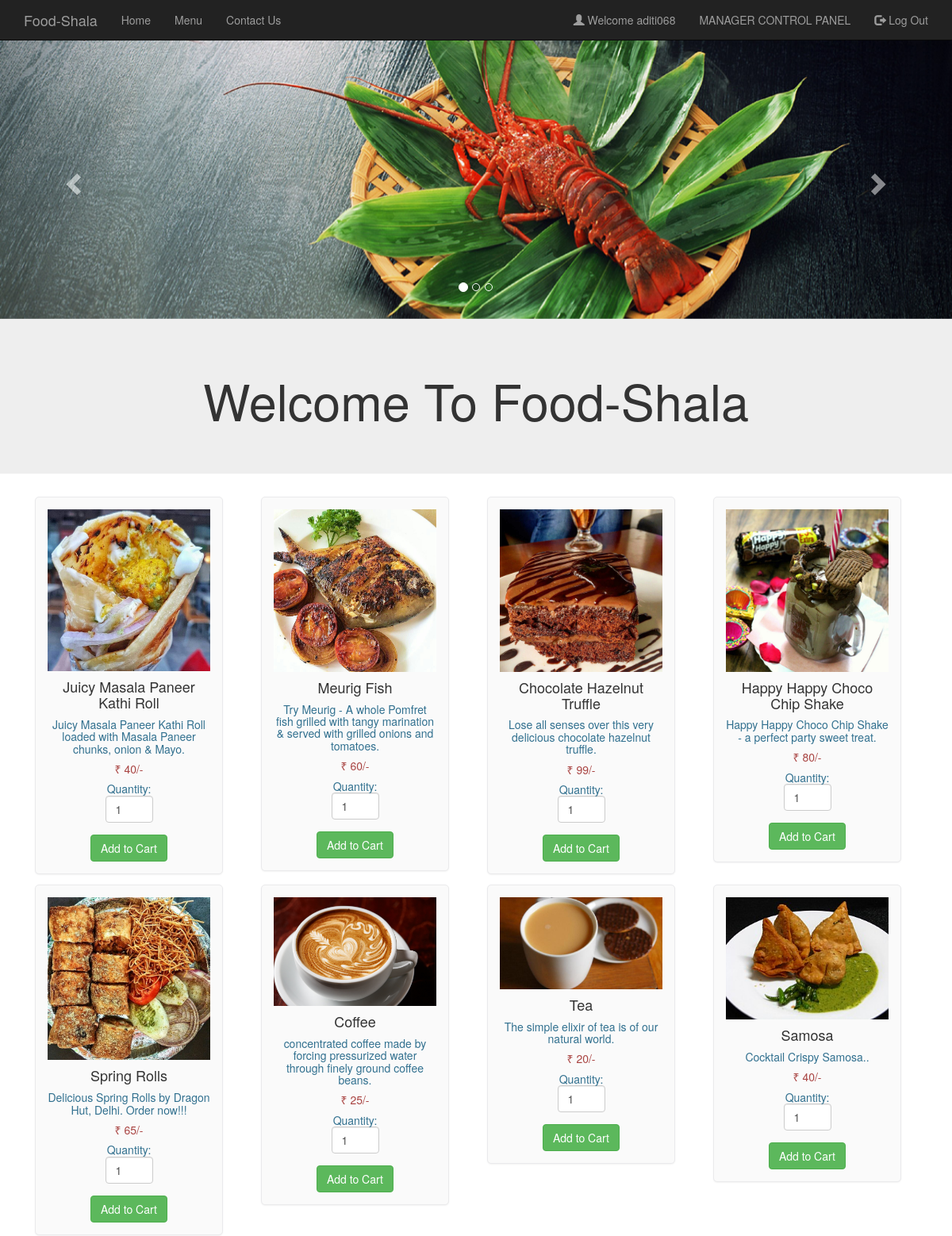
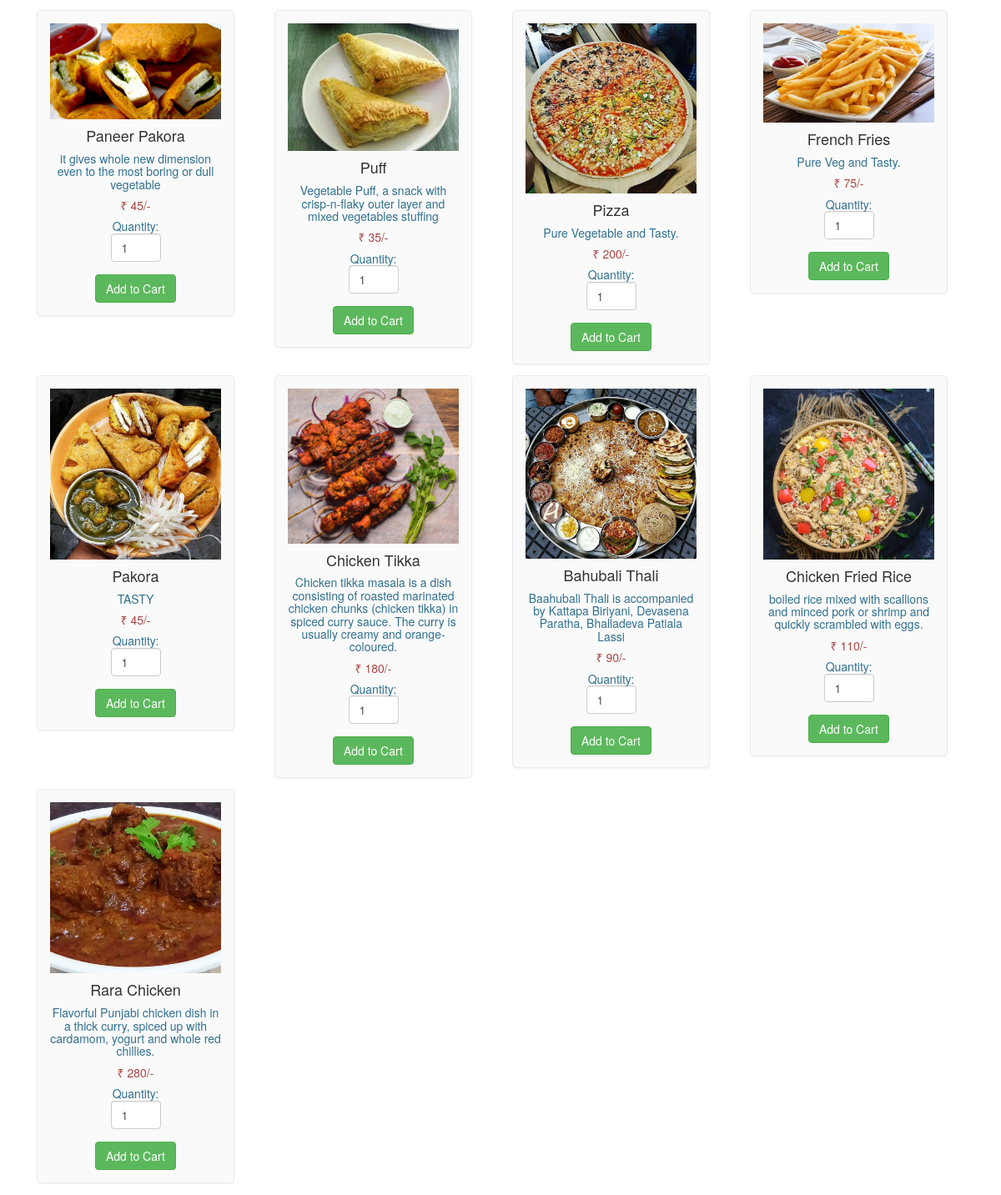
The app's page /foodlist.php (signed in) with its own data (2 pictures, top to bottom).
### tables this page shows
CREATE TABLE `food` (
  `F_ID` int(30) NOT NULL,
  `name` varchar(30) NOT NULL,
  `category` varchar(40) NOT NULL,
  `price` int(30) NOT NULL,
  `description` varchar(200) NOT NULL,
  `R_ID` int(30) NOT NULL,
  `images_path` varchar(200) NOT NULL,
  `options` varchar(10) NOT NULL DEFAULT 'ENABLE'
);

### foodlist.php (the view, shortened to what this page needs)
<html>
  <head>
  </head>
  <link rel="stylesheet" type = "text/css" href ="css/foodlist.css">
  <link rel="stylesheet" href="https://cdn.jsdelivr.net/npm/@fortawesome/fontawesome-free@5.15.3/css/fontawesome.min.css">
  <link rel="stylesheet" href="https://maxcdn.bootstrapcdn.com/bootstrap/3.4.0/css/bootstrap.min.css">
  <body>
    <nav class="navbar navbar-inverse navbar-fixed-top navigation-clean-search" role="navigation">
      <div class="container">
        <div class="navbar-header">
          <a class="navbar-brand" href="index.php">Food-Shala</a>
        </div>
        <div class="collapse navbar-collapse " id="myNavbar">
          <ul class="nav navbar-nav">
            <li><a href="index.php">Home</a></li>
            <li><a href="foodlist.php">Menu</a></li>
            <li><a href="contactus.php">Contact Us</a></li>
          </ul>
          <?php
if(isset($_SESSION['login_user1'])){
?>
          <ul class="nav navbar-nav navbar-right">
            <li><a href="#"><span class="glyphicon glyphicon-user"></span> Welcome <?php echo $_SESSION['login_user1']; ?> </a></li>
            <li><a href="myrestaurant.php">MANAGER CONTROL PANEL</a></li>
            <li><a href="logout_m.php"><span class="glyphicon glyphicon-log-out"></span> Log Out </a></li>
          </ul>
<?php
}
?>
        </div>
      </div>
    </nav>
    <div id="myCarousel" class="carousel slide" data-ride="carousel">
    <ol class="carousel-indicators">
      <li data-target="#myCarousel" data-slide-to="0" class="active"></li>
      <li data-target="#myCarousel" data-slide-to="1"></li>
      <li data-target="#myCarousel" data-slide-to="2"></li>
    </ol>
    <div class="carousel-inner">
      <div class="item active">
      <img src="images/slide002.jpg" style="width:100%;">
      <div class="carousel-caption">
      </div>
      </div>
    </div>
   <a class="left carousel-control" href="#myCarousel" data-slide="prev">
      <span class="glyphicon glyphicon-chevron-left"></span>
    </a>
    <a class="right carousel-control" href="#myCarousel" data-slide="next">
      <span class="glyphicon glyphicon-chevron-right"></span>
    </a>
    </div>
<div class="jumbotron">
  <div class="container text-center">
    <h1>Welcome To Food-Shala</h1>
  </div>
</div>
<div class="container" style="width:95%;">
<?php
$conn = Connect();
$sql = "SELECT * FROM FOOD WHERE options = 'ENABLE' ORDER BY F_ID";
$result = mysqli_query($conn, $sql);
if (mysqli_num_rows($result) > 0)
{
  $count=0;
  while($row = mysqli_fetch_assoc($result)){
    if ($count == 0)
      echo "<div class='row'>";
?>
<div class="col-md-3">
<form method="post" action="cart.php?action=add&id=<?php echo $row["F_ID"]; ?>">
<div class="mypanel" align="center";>
<img src="<?php echo $row["images_path"]; ?>" class="img-responsive">
<h4 class="text-dark"><?php echo $row["name"]; ?></h4>
<h5 class="text-info"><?php echo $row["description"]; ?></h5>
<h5 class="text-danger">&#8377; <?php echo $row["price"]; ?>/-</h5>
<h5 class="text-info">Quantity: <input type="number" min="1" max="25" name="quantity" class="form-control" value="1" style="width: 60px;"> </h5>
<input type="submit" name="add" style="margin-top:5px;" class="btn btn-success" value="Add to Cart">
</div>
</form>
</div>
<?php
$count++;
if($count==4)
{
  echo "</div>";
  $count=0;
}
}
?>
</div>
</div>
  <?php
}
?>
</body>
</html>

### css/foodlist.css (style rules this page uses)
body,html { height: 100%; }
body { padding-top: 50px; background-image: url('bgimg1.jpg'); background-repeat: repeat; background-size: cover; background-position: center; }
.mypanel { border: 1px solid #eaeaec; margin: -1px 19px 3px -1px; box-shadow: 0 1px 2px rgba(0,0,0,0.05); background-color: #FAFAFA; padding:15px; border-radius: 5px; }
input { border: 5px solid white; }

### records on screen
food: images_path (picture), name "Juicy Masala Paneer Kathi Roll", description "Juicy Masala Paneer Kathi Roll loaded with Masala Paneer chunks, onion & Mayo.", price "40"
food: images_path (picture), name "Meurig Fish", description "Try Meurig - A whole Pomfret fish grilled with tangy marination & served with grilled onions and tomatoes.", price "60"
food: images_path (picture), name "Chocolate Hazelnut Truffle", description "Lose all senses over this very delicious chocolate hazelnut truffle.", price "99"
food: images_path (picture), name "Happy Happy Choco Chip Shake", description "Happy Happy Choco Chip Shake - a perfect party sweet treat.", price "80"
food: images_path (picture), name "Spring Rolls", description "Delicious Spring Rolls by Dragon Hut, Delhi. Order now!!!", price "65"
food: images_path (picture), name "Coffee", description "concentrated coffee made by forcing pressurized water through finely ground coffee beans.", price "25"
food: images_path (picture), name "Tea", description "The simple elixir of tea is of our natural world.", price "20"
food: images_path (picture), name "Samosa", description "Cocktail Crispy Samosa..", price "40"
food: images_path (picture), name "Paneer Pakora", description "it gives whole new dimension even to the most boring or dull vegetable", price "45"
food: images_path (picture), name "Puff", description "Vegetable Puff, a snack with crisp-n-flaky outer layer and mixed vegetables stuffing", price "35"
food: images_path (picture), name "Pizza", description "Pure Vegetable and Tasty.", price "200"
food: images_path (picture), name "French Fries", description "Pure Veg and Tasty.", price "75"
food: images_path (picture), name "Pakora", description "TASTY", price "45"
food: shows a picture, name "Chicken Tikka", description "Chicken tikka masala is a dish consisting of roasted marinated chicken chunks (chicken tikka) in spiced curry sauce. The curry is usually creamy and orange-coloured.", price "180"
food: images_path (picture), name "Bahubali Thali", description "Baahubali Thali is accompanied by Kattapa Biriyani, Devasena Paratha, Bhalladeva Patiala Lassi", price "90"
food: images_path (picture), name "Chicken Fried Rice", description "boiled rice mixed with scallions and minced pork or shrimp and quickly scrambled with eggs.", price "110"
food: images_path (picture), name "Rara Chicken", description "Flavorful Punjabi chicken dish in a thick curry, spiced up with cardamom, yogurt and whole red chillies.", price "280"

### other values on screen
$_SESSION['login_user1'] "aditi068"
